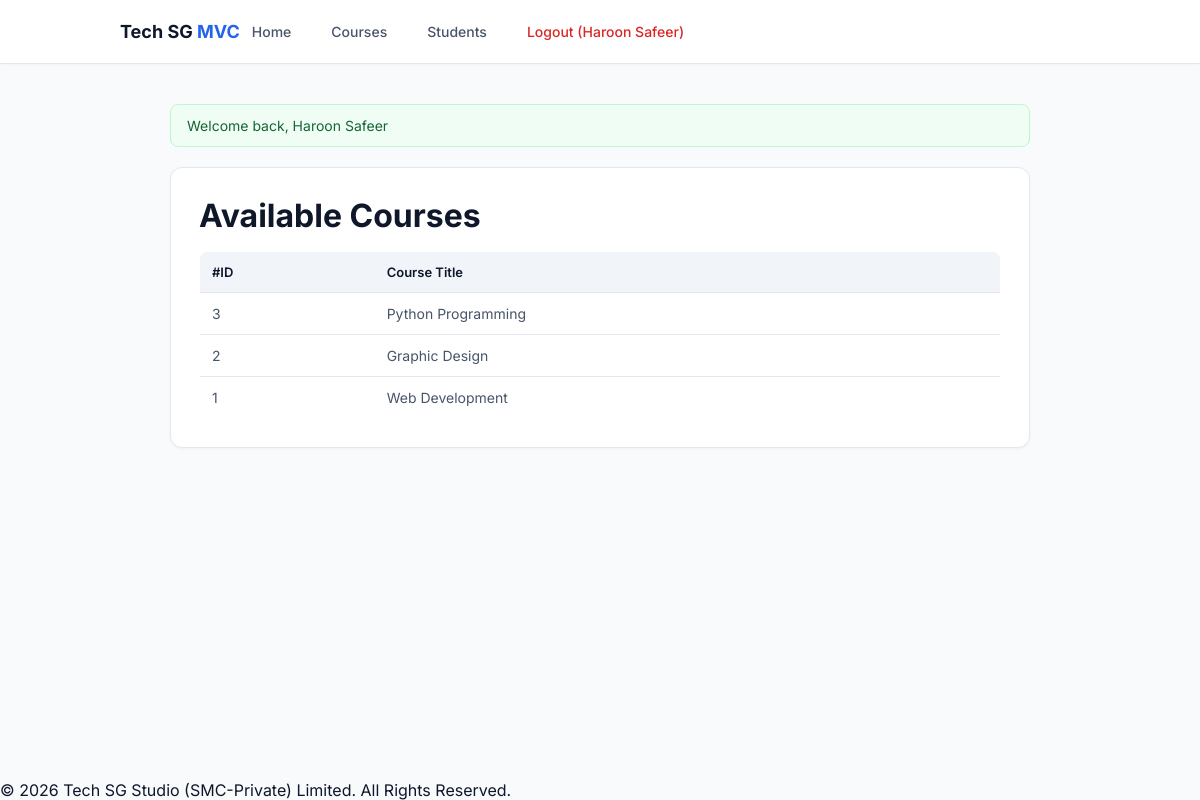
Screenshot of /public/courses (signed in) with the database file from the repository.
### tables this page shows
CREATE TABLE `courses` (
  `id` int(10) UNSIGNED NOT NULL,
  `title` varchar(150) NOT NULL
);

### app/Core/Controller.php (called while the page is built, shortened)
<?php
class Controller
{
    protected function view(string $view, array $data = []): void
    {
        extract($data);
        require ROOT . '/app/Views/layout/header.php';
        require ROOT . '/app/Views/' . $view . '.php';
        require ROOT . '/app/Views/layout/footer.php';
    }
}
function e($v): string {
    return htmlspecialchars((string) $v, ENT_QUOTES, 'UTF-8');
}

### app/Controllers/CoursesController.php (called while the page is built)
<?php
class CoursesController extends Controller
{
    public function index(): void
    {
        $courseModel = new Course();
        $courses = $courseModel->all();
        $this->view('courses', [
            'title' => 'Available Courses',
            'courses' => $courses
        ]);
    }
}

### app/Core/Router.php (called while the page is built, shortened)
<?php
class Router
{
    public function dispatch(): void
    {
        $url = trim($_GET['url'] ?? '', '/');
        $parts = $url === '' ? [] : explode('/', $url);
        $method = $parts[1] ?? 'index';
        $params = array_slice($parts, 2);
        $controller = new $class();
        call_user_func_array([$controller, $method], $params);
    }
}

### public/index.php (called while the page is built, shortened)
<?php
spl_autoload_register(function (string $class) {
    foreach (['app/Core/', 'app/Controllers/', 'app/Models/'] as $dir) {
        $file = ROOT . '/' . $dir . $class . '.php';
        if (is_file($file)) {
            return;
        }
    }
});
(new Router())->dispatch();

### app/Core/Database.php (called while the page is built)
<?php
class Database
{
    private static ?PDO $pdo = null;
    public static function connect(): PDO
    {
        if (self::$pdo === null) {
            try {
                self::$pdo = new PDO(
                    "mysql:host=" . DB_HOST . ";dbname=" . DB_NAME . ";charset=utf8mb4",
                    DB_USER,
                    DB_PASS,
                    [
                        PDO::ATTR_ERRMODE => PDO::ERRMODE_EXCEPTION,
                        PDO::ATTR_DEFAULT_FETCH_MODE => PDO::FETCH_ASSOC,
                        PDO::ATTR_EMULATE_PREPARES => false,
                    ]
                );
            } catch (PDOException $e) {
                error_log($e->getMessage());
                http_response_code(500);
                die(APP_DEBUG ? $e->getMessage() : "Database connection error.");
            }
        }
        return self::$pdo;
    }
}

### app/Core/Model.php (called while the page is built, shortened)
<?php
abstract class Model
{
    public function __construct()
    {
        $this->db = Database::connect();
    }
}

### app/Models/Course.php (called while the page is built)
<?php
class Course extends Model
{
    public function all(): array
    {
        $stmt = $this->db->query("SELECT * FROM courses ORDER BY id DESC");
        return $stmt->fetchAll();
    }
}

### app/Views/courses.php (the view)
<h1><?= e($title) ?></h1>
<table>
    <thead>
        <tr>
            <th>#ID</th>
            <th>Course Title</th>
        </tr>
    </thead>
    <tbody>
        <?php if (empty($courses)): ?>
            <tr><td colspan="2">No courses found.</td></tr>
        <?php else: ?>
            <?php foreach ($courses as $c): ?>
                <tr>
                    <td><?= (int)$c['id'] ?></td>
                    <td><?= e($c['title']) ?></td>
                </tr>
            <?php endforeach; ?>
        <?php endif; ?>
    </tbody>
</table>

### app/Views/layout/header.php (style rules this page uses)
:root { --bg-body: #f8fafc; --surface: #ffffff; --primary: #2563eb; --text-main: #0f172a; --text-sub: #475569; --border: #e2e8f0; }
* { margin:0; padding:0; box-sizing:border-box; font-family:'Inter', sans-serif; }
body { background-color: var(--bg-body); color: var(--text-main); min-height:100vh; display:flex; flex-direction:column; }
table { width:100%; border-collapse:collapse; margin-top:16px; border:1px solid var(--border); border-radius:8px; overflow:hidden; }
th { background:#f1f5f9; padding:12px; text-align:left; font-size:13px; font-weight:600; border-bottom:1px solid var(--border); }
td { padding:12px; border-bottom:1px solid var(--border); font-size:14px; color:var(--text-sub); }

### rows the page displays
courses: id "3", title "Python Programming"
courses: id "2", title "Graphic Design"
courses: id "1", title "Web Development"

### other values shown
$_SESSION['user']['name'] "Haroon Safeer"
$f['msg'] "Welcome back, Haroon Safeer"
$title "Available Courses"
